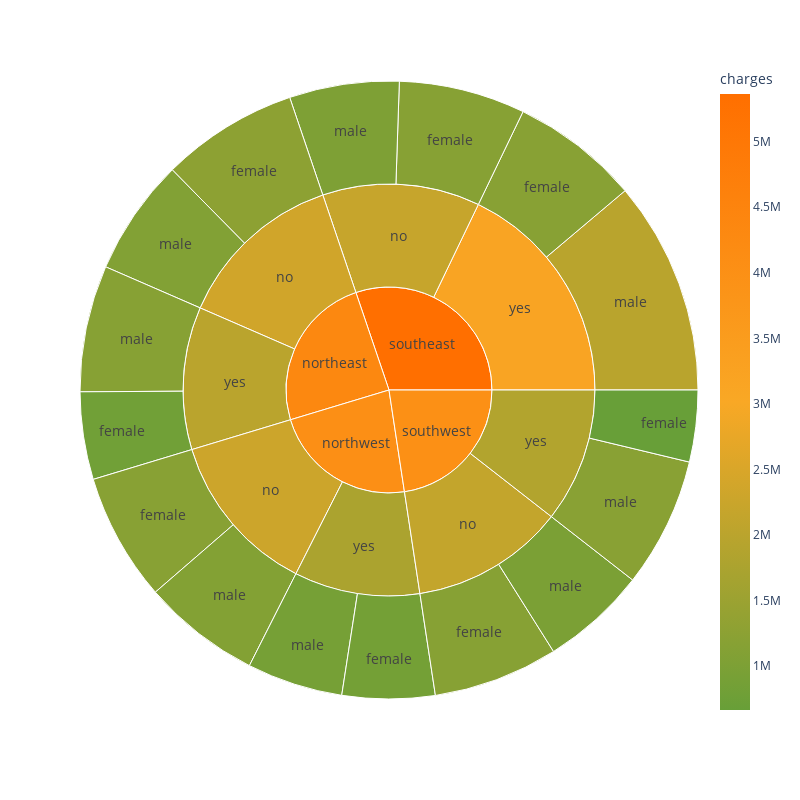

Here is the notebook cell this chart was saved with:
### Code cell
# Using color scales in Sunburst Chart

fig = px.sunburst(
                   insurance, 
                   path=['region', 'smoker' , 'sex'], 
                   values='charges' , color= 'charges' , 
                   color_continuous_scale=["#689F38","#F9A825", "#FF6F00"] #Explicitly Constructing a Color Sequence
                  )

#Controlling text fontsize with uniformtext
fig.update_layout (height = 800 , width = 800 , uniformtext=dict(minsize=14, mode='hide'))
fig.show()

### Figure 1 — Plotly figure (JSON) as saved in the notebook; plotly's stock layout.template omitted (floating-point values rounded to 4 significant figures)
{"data": [{"branchvalues": "total", "customdata": [[1273000.0], [1186000.0], [1173000.0], [1161000.0], [812900.0], [860500.0], [1189000.0], [665400.0], [1083000.0], [1098000.0], [1020000.0], [980100.0], [1175000.0], [890700.0], [1982000.0], [1206000.0], [2356000.0], [2285000.0], [2193000.0], [2141000.0], [1988000.0], [1751000.0], [3171000.0], [1872000.0], [4344000.0], [4036000.0], [5364000.0], [4013000.0]], "domain": {"x": [0, 1], "y": [0, 1]}, "hovertemplate": "labels=%{label}<br>charges=%{color}<br>parent=%{parent}<br>id=%{id}<extra></extra>", "ids": ["northeast/no/female", "northwest/no/female", "southeast/no/female", "southwest/no/female", "northeast/yes/female", "northwest/yes/female", "southeast/yes/female", "southwest/yes/female", "northeast/no/male", "northwest/no/male", "southeast/no/male", "southwest/no/male", "northeast/yes/male", "northwest/yes/male", "southeast/yes/male", "southwest/yes/male", "northeast/no", "northwest/no", "southeast/no", "southwest/no", "northeast/yes", "northwest/yes", "southeast/yes", "southwest/yes", "northeast", "northwest", "southeast", "southwest"], "labels": ["female", "female", "female", "female", "female", "female", "female", "female", "male", "male", "male", "male", "male", "male", "male", "male", "no", "no", "no", "no", "yes", "yes", "yes", "yes", "northeast", "northwest", "southeast", "southwest"], "marker": {"coloraxis": "coloraxis", "colors": [1273000.0, 1186000.0, 1173000.0, 1161000.0, 812900.0, 860500.0, 1189000.0, 665400.0, 1083000.0, 1098000.0, 1020000.0, 980100.0, 1175000.0, 890700.0, 1982000.0, 1206000.0, 2356000.0, 2285000.0, 2193000.0, 2141000.0, 1988000.0, 1751000.0, 3171000.0, 1872000.0, 4344000.0, 4036000.0, 5364000.0, 4013000.0]}, "name": "", "parents": ["northeast/no", "northwest/no", "southeast/no", "southwest/no", "northeast/yes", "northwest/yes", "southeast/yes", "southwest/yes", "northeast/no", "northwest/no", "southeast/no", "southwest/no", "northeast/yes", "northwest/yes", "southeast/yes", "southwest/yes", "northeast", "northwest", "southeast", "southwest", "northeast", "northwest", "southeast", "southwest", "", "", "", ""], "type": "sunburst", "values": [1273000.0, 1186000.0, 1173000.0, 1161000.0, 812900.0, 860500.0, 1189000.0, 665400.0, 1083000.0, 1098000.0, 1020000.0, 980100.0, 1175000.0, 890700.0, 1982000.0, 1206000.0, 2356000.0, 2285000.0, 2193000.0, 2141000.0, 1988000.0, 1751000.0, 3171000.0, 1872000.0, 4344000.0, 4036000.0, 5364000.0, 4013000.0]}], "layout": {"coloraxis": {"colorbar": {"title": {"text": "charges"}}, "colorscale": [[0, "#689F38"], [0.5, "#F9A825"], [1, "#FF6F00"]]}, "height": 800, "legend": {"tracegroupgap": 0}, "margin": {"t": 60}, "uniformtext": {"minsize": 14, "mode": "hide"}, "width": 800}}
